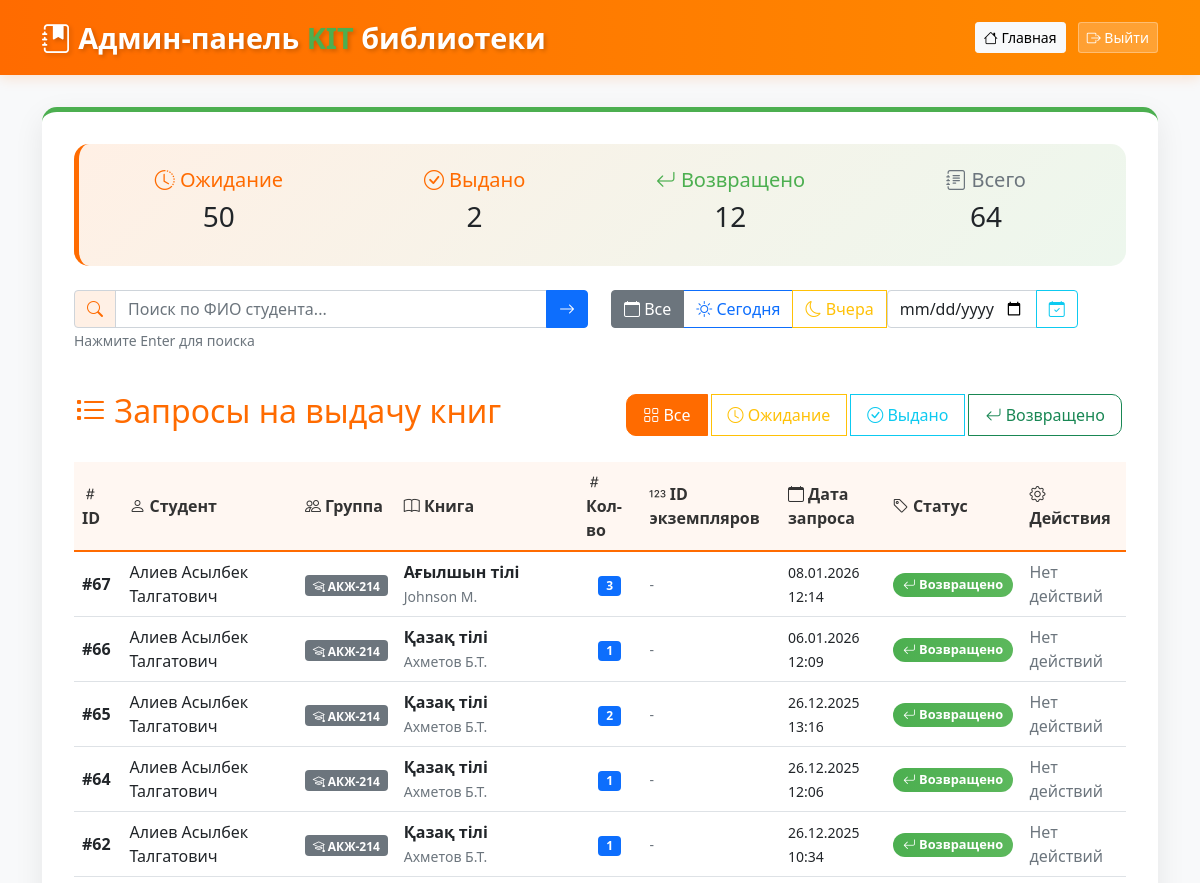
/admin (signed in, upper part), run on an earlier commit of the app's database.
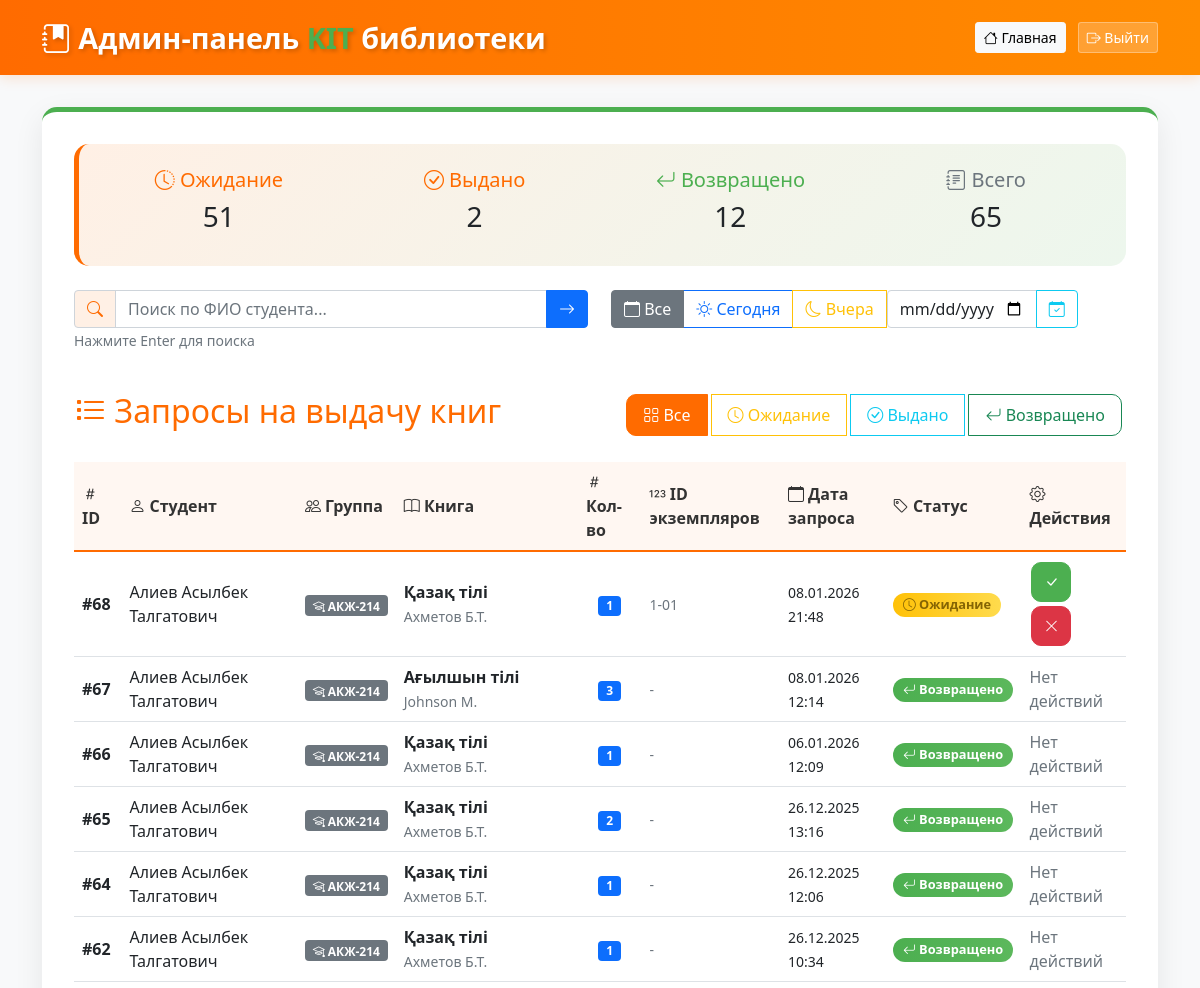
And on a later commit of the database.
### models.py (models this page shows, shortened)
class BookRequest(db.Model):
    __tablename__ = 'book_requests'
    id = db.Column(db.Integer, primary_key=True)
    request_number = db.Column(db.String(20), unique=True, nullable=True)
    student_id = db.Column(db.Integer, db.ForeignKey('students.id'), nullable=False)
    book_id = db.Column(db.Integer, db.ForeignKey('books.id'), nullable=False)
    request_date = db.Column(db.DateTime, nullable=False, default=db.func.now())
    issue_date = db.Column(db.DateTime)
    planned_return_date = db.Column(db.DateTime)
    actual_return_date = db.Column(db.DateTime)
    quantity = db.Column(db.Integer, nullable=False, default=1)
    status = db.Column(db.String(20), nullable=False, default='ожидание')
    requested_copy_codes = db.Column(db.String(500), nullable=True)
    book = db.relationship('Book', backref='requests')
    @property
    def assigned_copy_codes(self):
        if self.status == 'ожидание' and self.requested_copy_codes:
            return self.requested_copy_codes.replace(',', ', ')
        copies = BookCopy.query.filter_by(current_request_id=self.id).all()
        return ', '.join([copy.copy_code for copy in copies]) if copies else "-"

class Student(db.Model):
    __tablename__ = 'students'
    id = db.Column(db.Integer, primary_key=True)
    full_name = db.Column(db.String(100), nullable=False)
    group_id = db.Column(db.Integer, db.ForeignKey('groups.id'), nullable=False)
    book_requests = db.relationship('BookRequest', backref='student', lazy=True)

class Group(db.Model):
    __tablename__ = 'groups'
    id = db.Column(db.Integer, primary_key=True)
    name = db.Column(db.String(50), unique=True, nullable=False)
    language = db.Column(db.String(10), nullable=False)
    course = db.Column(db.Integer, nullable=False)
    students = db.relationship('Student', backref='group', lazy=True)

class Book(db.Model):
    __tablename__ = 'books'
    id = db.Column(db.Integer, primary_key=True)
    name = db.Column(db.String(200), nullable=False)
    author = db.Column(db.String(100), nullable=False)
    year = db.Column(db.Integer, nullable=False)
    total_quantity = db.Column(db.Integer, nullable=False)
    language = db.Column(db.String(10), nullable=False)
    course = db.Column(db.Integer, nullable=False)
    copies = db.relationship('BookCopy', backref='book', lazy=True, cascade="all, delete-orphan")

### app.py (the view)
@app.route('/admin')
@admin_required
def admin_dashboard():
    requests = BookRequest.query.order_by(BookRequest.request_date.desc()).all()
    return render_template('admin.html',
                         requests=requests,
                         current_status='all',
                         current_date='all',
                         search_query='',
                         custom_date='')

### templates/admin.html (shortened to what this page needs)
<!DOCTYPE html>
<html lang="ru">
<head>
    <link href="https://cdn.jsdelivr.net/npm/bootstrap@5.1.3/dist/css/bootstrap.min.css" rel="stylesheet">
    <link rel="stylesheet" href="https://cdn.jsdelivr.net/npm/bootstrap-icons@1.8.1/font/bootstrap-icons.css">
</head>
<body>
    <nav class="kit-header">
        <div class="container">
            <div class="d-flex justify-content-between align-items-center">
                <span class="kit-logo">
                    <i class="bi bi-journal-bookmark-fill"></i>
                    Админ-панель <span>KIT</span> библиотеки
                </span>
                <div>
                    <a href="{{ url_for('admin_dashboard') }}" class="btn btn-light btn-sm me-2">
                        <i class="bi bi-house"></i> Главная
                    </a>
                    <a href="{{ url_for('admin_logout') }}" class="btn btn-logout btn-sm text-white">
                        <i class="bi bi-box-arrow-right"></i> Выйти
                    </a>
                </div>
            </div>
        </div>
    </nav>
    <div class="container">
        <div class="admin-container">
            <div class="stats-card">
                <div class="row">
                    <div class="col-md-3 text-center">
                        <h5 style="color: var(--kit-orange);">
                            <i class="bi bi-clock-history"></i> Ожидание
                        </h5>
                        <h3>{{ requests|selectattr('status', 'equalto', 'ожидание')|list|length }}</h3>
                    </div>
                    <div class="col-md-3 text-center">
                        <h5 style="color: var(--kit-orange);">
                            <i class="bi bi-check-circle"></i> Выдано
                        </h5>
                        <h3>{{ requests|selectattr('status', 'equalto', 'выдано')|list|length }}</h3>
                    </div>
                    <div class="col-md-3 text-center">
                        <h5 style="color: var(--kit-green);">
                            <i class="bi bi-arrow-return-left"></i> Возвращено
                        </h5>
                        <h3>{{ requests|selectattr('status', 'equalto', 'возвращено')|list|length }}</h3>
                    </div>
                    <div class="col-md-3 text-center">
                        <h5 style="color: #6c757d;">
                            <i class="bi bi-journal-text"></i> Всего
                        </h5>
                        <h3>{{ requests|length }}</h3>
                    </div>
                </div>
            </div>
            <div class="row mb-4">
                <div class="col-md-6 mb-3">
                    <div class="input-group">
                        <span class="input-group-text" style="background: rgba(255, 107, 0, 0.1);">
                            <i class="bi bi-search" style="color: var(--kit-orange);"></i>
                        </span>
                        <input type="text" class="form-control" id="searchInput" placeholder="Поиск по ФИО студента..." value="{{ search_query }}" onkeypress="handleSearchEnter(event)">
                        <button class="btn btn-primary" type="button" onclick="applySearch()">
                            <i class="bi bi-arrow-right"></i>
                        </button>
                    </div>
                    <small class="text-muted">Нажмите Enter для поиска</small>
                </div>
                <div class="col-md-6 mb-3">
                    <div class="btn-group" role="group">
                        <label class="btn btn-outline-secondary" for="date_all"><i class="bi bi-calendar"></i> Все</label>
                        <label class="btn btn-outline-primary" for="date_today"><i class="bi bi-sun"></i> Сегодня</label>
                        <label class="btn btn-outline-warning" for="date_yesterday"><i class="bi bi-moon"></i> Вчера</label>
                        <div class="input-group" style="width: auto;">
                            <input type="date" class="form-control" id="customDateInput" value="{{ custom_date }}" style="max-width: 150px;">
                            <button class="btn btn-outline-info" type="button" onclick="applyCustomDate()">
                                <i class="bi bi-calendar-check"></i>
                            </button>
                        </div>
                    </div>
                </div>
            </div>
            <div class="d-flex justify-content-between align-items-center mb-4">
                <h2 style="color: var(--kit-orange);">
                    <i class="bi bi-list-task"></i> Запросы на выдачу книг
                </h2>
                <div class="btn-group">
                    <button class="btn filter-btn btn-outline-primary {% if current_status == 'all' %}active{% endif %}" onclick="applyStatusFilter('all')">
                        <i class="bi bi-grid"></i> Все
                    </button>
                    <button class="btn filter-btn btn-outline-warning {% if current_status == 'ожидание' %}active{% endif %}" onclick="applyStatusFilter('ожидание')">
                        <i class="bi bi-clock"></i> Ожидание
                    </button>
                    <button class="btn filter-btn btn-outline-info {% if current_status == 'выдано' %}active{% endif %}" onclick="applyStatusFilter('выдано')">
                        <i class="bi bi-check-circle"></i> Выдано
                    </button>
                    <button class="btn filter-btn btn-outline-success {% if current_status == 'возвращено' %}active{% endif %}" onclick="applyStatusFilter('возвращено')">
                        <i class="bi bi-arrow-return-left"></i> Возвращено
                    </button>
                </div>
            </div>
            {% if requests %}
            <div class="table-responsive">
                <table class="table table-hover" id="requestsTable">
                    <thead class="table-light">
                        <tr>
                            <th><i class="bi bi-hash"></i> ID</th>
                            <th><i class="bi bi-person"></i> Студент</th>
                            <th><i class="bi bi-people"></i> Группа</th>
                            <th><i class="bi bi-book"></i> Книга</th>
                            <th><i class="bi bi-hash"></i> Кол-во</th>
                            <th><i class="bi bi-123"></i> ID экземпляров</th>
                            <th><i class="bi bi-calendar"></i> Дата запроса</th>
                            <th><i class="bi bi-tag"></i> Статус</th>
                            <th><i class="bi bi-gear"></i> Действия</th>
                        </tr>
                    </thead>
                    <tbody>
                        {% for req in requests %}
                        <tr data-status="{{ req.status }}">
                            <td><strong>#{{ req.id }}</strong></td>
                            <td>{{ req.student.full_name if req.student else 'Неизвестно' }}</td>
                            <td>
                                {% if req.student and req.student.group %}
                                    <span class="badge bg-secondary">
                                        <i class="bi bi-mortarboard"></i> {{ req.student.group.name }}
                                    </span>
                                {% else %}
                                    -
                                {% endif %}
                            </td>
                            <td>
                                {% if req.book %}
                                    <strong>{{ req.book.name }}</strong><br>
                                    <small class="text-muted">{{ req.book.author }}</small>
                                {% else %}
                                    <span class="text-danger">Книга удалена</span>
                                {% endif %}
                            </td>
                            <td>
                                <span class="badge bg-primary">{{ req.quantity }}</span>
                            </td>
                            <td>
                                <small class="text-muted">
                                    {{ req.assigned_copy_codes }}
                                </small>
                            </td>
                            <td>
                                <small>
                                    {{ req.request_date.strftime('%d.%m.%Y %H:%M') if req.request_date else '-' }}
                                </small>
                            </td>
                            <td>
                                {% if req.status == 'ожидание' %}
                                    <span class="badge status-badge status-waiting">
                                        <i class="bi bi-clock"></i> Ожидание
                                    </span>
                                {% elif req.status == 'выдано' %}
                                    <span class="badge status-badge status-issued">
                                        <i class="bi bi-check-circle"></i> Выдано
                                    </span>
                                {% elif req.status == 'возвращено' %}
                                    <span class="badge status-badge status-returned">
                                        <i class="bi bi-arrow-return-left"></i> Возвращено
                                    </span>
                                {% endif %}
                            </td>
                            <td>
                                {% if req.status == 'ожидание' %}
                                    <button class="btn btn-success btn-sm action-btn"
                                        data-action="confirm"
                                        data-id="{{ req.id }}"
                                        title="Подтвердить выдачу"
                                        style="background: var(--kit-green); border-color: var(--kit-green);">
                                        <i class="bi bi-check-lg"></i>
                                    </button>
                                    <button class="btn btn-danger btn-sm action-btn"
                                        data-action="reject"
                                        data-id="{{ req.id }}"
                                        title="Отклонить запрос">
                                        <i class="bi bi-x-lg"></i>
                                    </button>
                                {% elif req.status == 'выдано' %}
                                    <button class="btn btn-info btn-sm action-btn"
                                        data-action="scan-return"
                                        data-id="{{ req.id }}"
                                        title="Сканировать возврат">
                                        <i class="bi bi-qr-code-scan"></i>
                                    </button>
                                    <button class="btn btn-primary btn-sm action-btn"
                                        data-action="return"
                                        data-id="{{ req.id }}"
                                        title="Отметить возврат вручную"
                                        style="background: var(--kit-orange); border-color: var(--kit-orange);">
                                        <i class="bi bi-arrow-return-left"></i>
                                    </button>
                                {% else %}
                                    <span class="text-muted">Нет действий</span>
                                {% endif %}
                            </td>
                        </tr>
                        {% endfor %}
                    </tbody>
                </table>
            </div>
            {% endif %}
        </div>
    </div>
</body>
</html>

What changed in the data, as far as the page shows it:
added BookRequest: id "68", student "Алиев Асылбек Талгатович", student.group.name "АКЖ-214", book.name "Қазақ тілі", book.author "Ахметов Б.Т.", quantity "1", assigned_copy_codes "1-01", request_date "08.01.2026 21:48", shows "Ожидание"
Also different on the page:
{{ requests|selectattr('status', 'equalto', 'ожидание')|list|length }}: "50" → "51"
{{ requests|length }}: "64" → "65"
